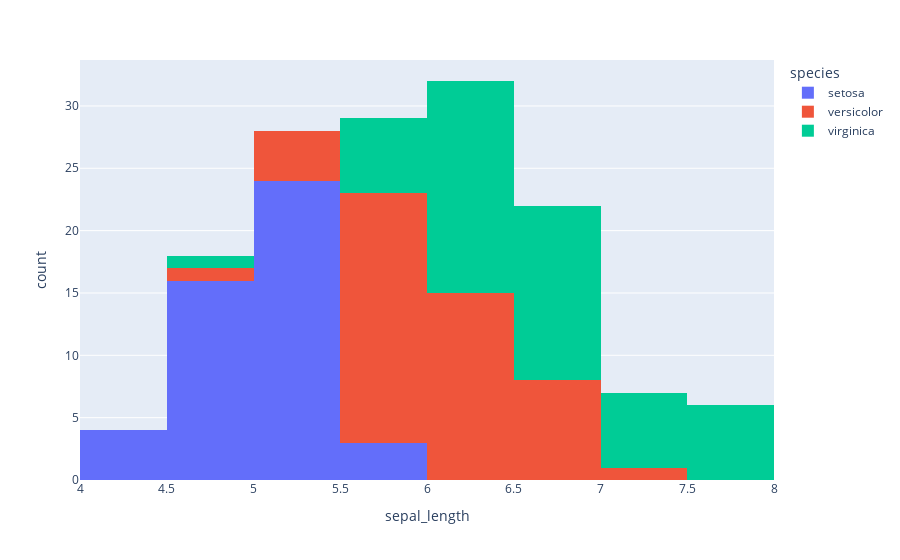

The cell this chart's notebook holds for it:
### Code cell
#histogram for sepal length how data is distributed after outlier removal
px.histogram(df_clean,x="sepal_length",color="species")

### Figure 1 — Plotly figure (JSON) as saved in the notebook; plotly's stock layout.template omitted (floating-point values rounded to 4 significant figures)
{"data": [{"bingroup": "x", "hovertemplate": "species=setosa<br>sepal_length=%{x}<br>count=%{y}<extra></extra>", "legendgroup": "setosa", "marker": {"color": "#636efa", "pattern": {"shape": ""}}, "name": "setosa", "orientation": "v", "showlegend": true, "type": "histogram", "x": [5.1, 4.9, 4.7, 4.6, 5.0, 5.4, 4.6, 5.0, 4.4, 4.9, 5.4, 4.8, 4.8, 4.3, 5.8, 5.4, 5.1, 5.7, 5.1, 5.4, 5.1, 4.6, 5.1, 4.8, 5.0, 5.0, 5.2, 5.2, 4.7, 4.8, 5.4, 4.9, 5.0, 5.5, 4.9, 4.4, 5.1, 5.0, 4.5, 4.4, 5.0, 5.1, 4.8, 5.1, 4.6, 5.3, 5.0], "xaxis": "x", "yaxis": "y"}, {"bingroup": "x", "hovertemplate": "species=versicolor<br>sepal_length=%{x}<br>count=%{y}<extra></extra>", "legendgroup": "versicolor", "marker": {"color": "#EF553B", "pattern": {"shape": ""}}, "name": "versicolor", "orientation": "v", "showlegend": true, "type": "histogram", "x": [7.0, 6.4, 6.9, 5.5, 6.5, 5.7, 6.3, 4.9, 6.6, 5.2, 5.9, 6.0, 6.1, 5.6, 6.7, 5.6, 5.8, 6.2, 5.6, 5.9, 6.1, 6.3, 6.1, 6.4, 6.6, 6.8, 6.7, 6.0, 5.7, 5.5, 5.5, 5.8, 6.0, 5.4, 6.0, 6.7, 6.3, 5.6, 5.5, 5.5, 6.1, 5.8, 5.0, 5.6, 5.7, 5.7, 6.2, 5.1, 5.7], "xaxis": "x", "yaxis": "y"}, {"bingroup": "x", "hovertemplate": "species=virginica<br>sepal_length=%{x}<br>count=%{y}<extra></extra>", "legendgroup": "virginica", "marker": {"color": "#00cc96", "pattern": {"shape": ""}}, "name": "virginica", "orientation": "v", "showlegend": true, "type": "histogram", "x": [6.3, 5.8, 7.1, 6.3, 6.5, 7.6, 4.9, 7.3, 6.7, 7.2, 6.5, 6.4, 6.8, 5.7, 5.8, 6.4, 6.5, 7.7, 7.7, 6.0, 6.9, 5.6, 7.7, 6.3, 6.7, 7.2, 6.2, 6.1, 6.4, 7.2, 7.4, 7.9, 6.4, 6.3, 6.1, 7.7, 6.3, 6.4, 6.0, 6.9, 6.7, 6.9, 5.8, 6.8, 6.7, 6.7, 6.3, 6.5, 6.2, 5.9], "xaxis": "x", "yaxis": "y"}], "layout": {"barmode": "relative", "legend": {"title": {"text": "species"}, "tracegroupgap": 0}, "margin": {"t": 60}, "xaxis": {"anchor": "y", "domain": [0, 1], "title": {"text": "sepal_length"}}, "yaxis": {"anchor": "x", "domain": [0, 1], "title": {"text": "count"}}}}
